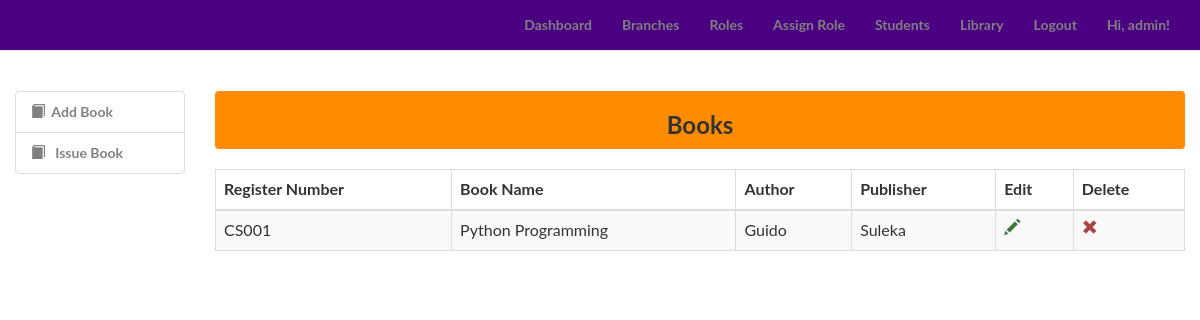
/admin/libraries (signed in), run on the app's committed database.
### app/models.py (models this page shows, shortened)
class Student(UserMixin, db.Model):
	__tablename__ = 'students'
	id = db.Column(db.Integer, primary_key=True)
	email = db.Column(db.String(60), index=True, unique=True)
	username = db.Column(db.String(60), index=True, unique=True)
	first_name = db.Column(db.String(60), index=True)
	last_name = db.Column(db.String(60), index=True)
	password_hash = db.Column(db.String(128))
	branch_id = db.Column(db.Integer, db.ForeignKey('branches.id'))
	role_id = db.Column(db.Integer, db.ForeignKey('roles.id'))
	is_admin = db.Column(db.Boolean, default=False)
	@property
	def password(self):
		raise AttributeError('password is not a readable attribute.')

class Library(db.Model):
	__tablename__ = 'libraries'
	id = db.Column(db.Integer, primary_key=True)
	regnum = db.Column(db.String(40))
	author = db.Column(db.String(120))
	publisher = db.Column(db.String(220))
	title = db.Column(db.String(120))
	books_id = db.Column(db.Integer, db.ForeignKey('books.id'))

### app/admin/views.py (the view)
@admin.route('/libraries', methods=['GET', 'POST'])
@login_required
def list_libraries():
	check_admin()
	libraries=Library.query.all()
	return render_template('admin/libraries/libraries.html', libraries=libraries, title="Books")

### app/admin/views.py (called while the page is built)
def check_admin():
	if not current_user.is_admin:
		abort(403)

### app/models.py (called while the page is built)
@login_manager.user_loader
def load_user(user_id):
	return Student.query.get(int(user_id))

### app/templates/admin/libraries/libraries.html (shortened to what this page needs)
{% import "bootstrap/utils.html" as utils %}
{% extends "base.html" %}
{% block body %}
<div class="content-section">
      <div class="inner">
<br>
       <div class="col-md-2">
<ul class="list-group">
<li class="list-group-item">
<a href="{{ url_for('admin.add_libraries') }}">
<i class="glyphicon glyphicon-book"> </i> &nbspAdd Book</a></li>
<li class="list-group-item">
<a href="{{ url_for('admin.assign_book') }}"> <i class="glyphicon glyphicon-book"> </i> &nbsp Issue Book </a></li>
</div>
<div class="col-md-10">
<div class="alert" style="background-color:#FF8C00"><h3 style="text-align:center;">Books</h3></div>
        {% if libraries %}
            <table class="table table-striped table-bordered">
              <thead>
                <tr>
                  <th> Register Number </th>
                  <th> Book Name </th>
                  <th> Author </th>
                  <th> Publisher </th>
                  <th> Edit </th>
                  <th> Delete </th>
                </tr>
              </thead>
              <tbody>
              {% for library in libraries %}
                <tr>
                  <td> {{ library.regnum }} </td>
                  <td> {{ library.title }} </td>
                  <td> {{ library.author }} </td>
                  <td> {{ library.publisher }} </td>
                  <td>
                    <a href="{{ url_for('admin.edit_library', id=library.id) }}">
 <i class="glyphicon glyphicon-pencil text-success" color="black"></i>
</a>
                  </td>
                  <td>
                    <a href="{{ url_for('admin.delete_library', id=library.id) }}">
<i class="glyphicon glyphicon-remove text-danger"></i>
</a>
                  </td>
                </tr>
              {% endfor %}
              </tbody>
            </table>
          </div>
        {% else %}
          <div style="text-align: center">
            <h3> No Books have been added. </h3>
            <hr class="intro-divider">
        {% endif %}
      </div>
    </div>
{% endblock %}

### app/templates/base.html (shortened to what this page needs)
<html lang="en">
<head>
    <link href="https://maxcdn.bootstrapcdn.com/bootstrap/3.3.7/css/bootstrap.min.css" rel="stylesheet">
    <link href="{{ url_for('static', filename='css/style.css') }}" rel="stylesheet">
</head>
<body class="bg-light">
    <nav class="navbar navbar-default navbar-fixed-top topnav" role="navigation" style="background-color:#4B0082;">
        <div class="container topnav">
              <ul class="nav navbar-nav navbar-right">
{% if current_user.is_authenticated %}
      {% if current_user.is_admin %}
        <li><a href="{{ url_for('home.admin_dashboard') }}"><font-color="#ffffff">Dashboard</font></a></li>
        <li><a href="{{ url_for('admin.list_branches') }}">Branches</a></li>
        <li><a href="{{ url_for('admin.list_roles') }}">Roles</a></li>
        <li><a href="{{ url_for('admin.list_students') }}">Assign Role</a></li>
        <li><a href="{{ url_for('admin.list_students2') }}">Students</a></li>
        <li><a href="{{ url_for('admin.list_libraries') }}">Library</a></li>
      {% else %}
        <li><a href="{{ url_for('admin.branch_stud') }}">Dashboard</a></li>
      {% endif %}
      <li><a href="{{ url_for('auth.logout') }}">Logout</a></li>
      <li><a>  Hi, {{ current_user.username }}!</a></li>
    {% else %}
      <li><a href="{{ url_for('home.homepage') }}">Home</a></li>
      <li><a href="{{ url_for('auth.register') }}">Register</a></li>
      <li><a href="{{ url_for('auth.login') }}">Login</a></li>
    {% endif %}
</ul>
          </div>
    </nav>
    {% block body %}{% endblock %}
      <div class="push"></div>
</body>
</html>

### app/static/css/style.css (style rules this page uses)
.alert { padding: 0px; margin-bottom: 20px; }
body, html { width: 100%; height: 100%; }
body, h1, h2, h3, h4 { font-family: "Lato", "Helvetica Neue", Helvetica, Arial, sans-serif; font-weight: 700; #background-color: #ffffff; #color: gray; }
a, .navbar-default .navbar-brand, .navbar-default .navbar-nav>li>a { color: gray; }
.content-section { padding: 50px 0; border-top: 1px solid #e7e7e7; }
.footer, .push { clear: both; height: 4em; }
.topnav { font-size: 14px; }
.inner { margin-left: auto; margin-right: auto; }

### data on the page
Student: username "admin"
Library: regnum "CS001", title "Python Programming", author "Guido", publisher "Suleka"
